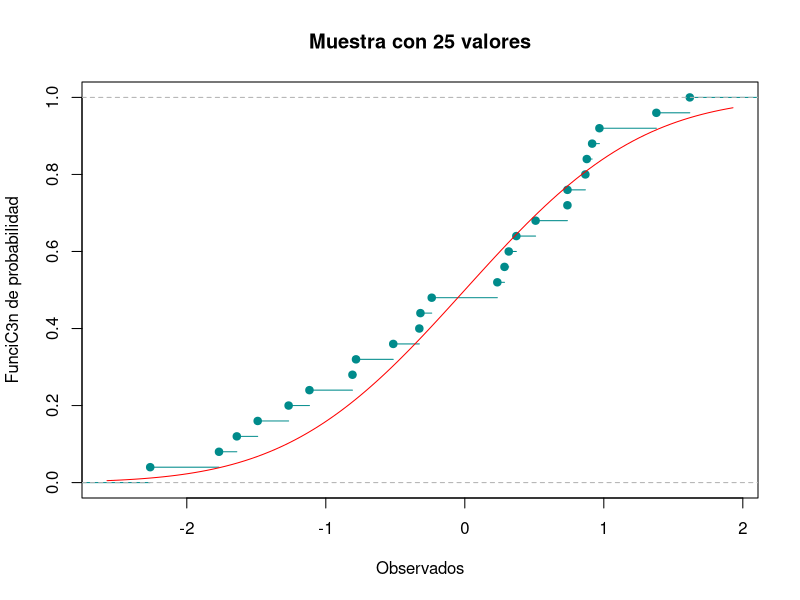
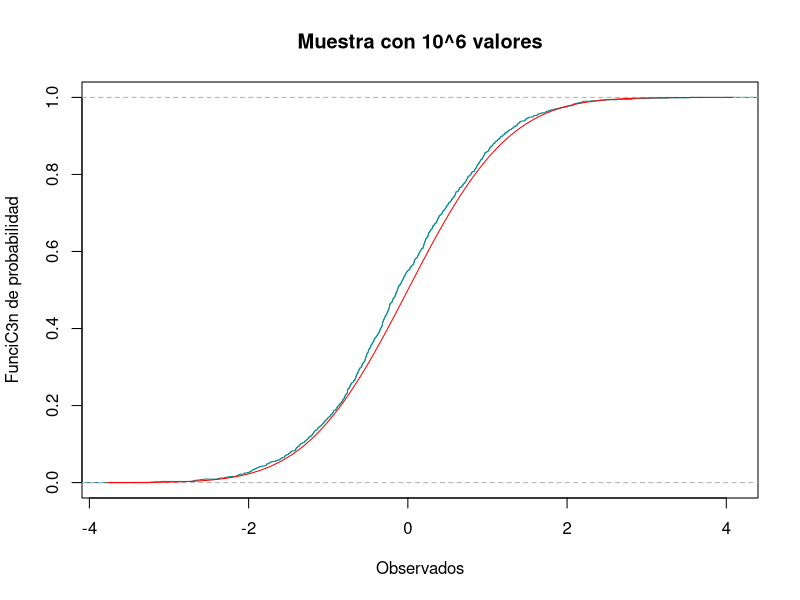

These charts were generated, in order, by the following R code:
## ---- chunk 1
knitr::opts_chunk$set(echo = TRUE)
 
## ---- chunk 2
library(nortest)
## ---- chunk 3
Dirty_data=c(0.2513, 0.2566, 0.3459, 0.6379, 2.0505, 1.803, 2.1906,
             1.5299, 0.35005, 0.3128, 1.2726, 2.3674, 2.3214, 2.4373, 0.6548)
Data=sort(Dirty_data)
## ---- chunk 4
Data
## ---- chunk 5
S2<-function(x){
  mean_aux=mean(x)
  n_aux=length(x)
  s2=0
  for (i in x){
    s2=s2+(i-mean_aux)^2
  }
  s2=s2/(n_aux-1)
  return(s2)
}

## ---- chunk 6
mean_est=mean(Data)
S2_est=S2(Data)
n=length(Data)

## ---- chunk 7
mean_est
S2_est
n
## ---- chunk 8
f_emp=ecdf(Data)
f_n=f_emp(Data)
f_r=f_n-(1/n) 
## ---- chunk 9
Z=(Data-mean_est)/sqrt(S2_est)
## ---- chunk 10
Z
## ---- chunk 11
Probas=pnorm(Z)
## ---- chunk 12
Probas
## ---- chunk 13
Di_p=abs(Probas-f_n)
Di_n=abs(Probas-f_r)
## ---- chunk 14
Visual=data.frame(Dirty_data,Data,Z,Probas,Di_p,Di_n)
## ---- chunk 15
Visual
## ---- chunk 16
D_p=max(Di_p)
D_n=max(Di_n)
## ---- chunk 17
D_p
D_n
## ---- chunk 18
Dn=max(D_p,D_n)
## ---- chunk 19
Dn
## ---- chunk 20
conf=0.90
alpha=1-conf
## ---- chunk 21
Est=0.2016
Rechazamos_H0=Dn>Est

## ---- chunk 22
Rechazamos_H0
## ---- chunk 23
p_value=lillie.test(Data)[[2]]

Rechazamos_p_value=p_value<alpha
## ---- chunk 24
p_value
Rechazamos_p_value
## ---- chunk 25
ProbasB=plnorm(Data) 
## ---- chunk 26
ProbasB
## ---- chunk 27
Di_pB=abs(ProbasB-f_n)
Di_nB=abs(ProbasB-f_r)

## ---- chunk 28
D_pB=max(Di_pB)
#Calculamos D-
D_nB=max(Di_nB)
## ---- chunk 29
DnB=max(D_pB,D_nB)
## ---- chunk 30
DnB
## ---- chunk 31
alphaB=0.01
confB=1-alpha
## ---- chunk 32
EstB=0.40420

Rechazamos_H0B=DnB>EstB

## ---- chunk 33
Rechazamos_H0B
## ---- chunk 34
p_valueB=ks.test(Data,plnorm,0,1)[[2]]

Rechazamos_p_valueB=p_valueB<alphaB
## ---- chunk 35
p_valueB
Rechazamos_p_valueB
## ---- chunk 36
intervalos <- c( "Menos de 1 semana","1<= x <2" , "2<= x <3","3<= x <4","4<= x <5","5<= x <6","6<= x <7","7<= x <8","MC!s de 8 semanas")
oi <- c(64,195,287,241,140,51,25,4,1)

tabla <- data.frame(oi,row.names = intervalos )
tabla

## ---- chunk 37
k=sum(oi)
print(k)
## ---- chunk 38
p=0.25
n=10
## ---- chunk 39
length(oi)

## ---- chunk 40
oi=c(64,195,287,241,140,51,25,4,1)
## ---- chunk 41
Probas_ejercicio4=list()
for (i in 0:8){
  if(i==8){
    Probas_ejercicio4[i+1]=pbinom(i-1,n,p,lower.tail = FALSE)
  }else{
    Probas_ejercicio4[i+1]=dbinom(i,n,p)
  }
}
Probas_ejercicio4=unlist(Probas_ejercicio4)
print(Probas_ejercicio4)

## ---- chunk 42
sum(Probas_ejercicio4)
## ---- chunk 43
ei= Probas_ejercicio4 * k 
print(ei)
## ---- chunk 44
Tabla_ji = data.frame("ci"=0:8, "oi"=oi,"pi"= Probas_ejercicio4,"ei"=ei)
print(Tabla_ji)
## ---- chunk 45
EstJi=0 
for (i in 1:9){
  EstJi=EstJi+(((oi[i]) - (ei[i]))^2)/(ei[i])
}
print(EstJi)
## ---- chunk 46
alpha_ejercicio4=0.01
conf_ejercicio4= 1- alpha_ejercicio4
## ---- chunk 47
v= length(Probas_ejercicio4) -1
print(v)
## ---- chunk 48
valor_critico=qchisq(conf_ejercicio4,df=v,lower.tail = TRUE)
## ---- chunk 49
Rechazamos_H0_p4=EstJi>valor_critico
print(Rechazamos_H0_p4)
## ---- chunk 50
p_value_p4=chisq.test(x=oi,p=Probas_ejercicio4)[[3]]
Rechazamos_p_value_p4=alpha_ejercicio4>p_value_p4
print(Rechazamos_p_value_p4)
## ---- chunk 51
set.seed(2019)
## ---- chunk 52
x_data=rnorm(25,mean=0,sd=1)
print(x_data)
## ---- chunk 53
f_empi=ecdf(x_data)
plot(f_empi, xlab="Observados", ylab="FunciC3n de probabilidad", 
     main="Muestra con 25 valores", col="darkcyan")
curve(pnorm(x), add=TRUE, col="red")
## ---- chunk 54
set.seed(2019)
## ---- chunk 55
x_dataM = rnorm(10^3)
## ---- chunk 56
f_empiM = ecdf(x_dataM)
## ---- chunk 57
plot(f_empiM, xlab="Observados", ylab="FunciC3n de probabilidad", 
     main="Muestra con 10^6 valores", col="darkcyan")
curve(pnorm(x), add=TRUE, col="red")
## ---- chunk 58
x_data_ord=sort(x_data)
f_empi_norm=f_empi(x_data_ord)
## ---- chunk 59
f_empi_des=f_empi_norm - (1/25)
## ---- chunk 60
probras_data = pnorm(x_data_ord)

## ---- chunk 61
D_data_norm = f_empi_norm - probras_data
D_data_max = max(D_data_norm)
print(D_data_max)
## ---- chunk 62
D_data_des = probras_data - f_empi_des
D_data_des_max = max(D_data_des)
print(D_data_des_max)
## ---- chunk 63
D_max= max(D_data_max,D_data_des_max)
print(D_max)
## ---- chunk 64
valores_25=data.frame(x_data,x_data_ord,probras_data,D_data_norm,D_data_des)
## ---- chunk 65
print(head(valores_25))
print(tail(valores_25))
## ---- chunk 66
x_dataM_ord = sort(x_dataM)
f_empi_M= f_empiM(x_dataM_ord)
## ---- chunk 67
f_empi_M_des = f_empi_M - (1/(10^3))
## ---- chunk 68
probas_dataM = pnorm(x_dataM_ord)
## ---- chunk 69
D_dataM_norm = f_empi_M - probas_dataM
D_dataM_norm_max = max(D_dataM_norm)
print(D_dataM_norm_max)
## ---- chunk 70
D_dataM_des = probas_dataM - f_empi_M_des
D_dataM_des_max = max(D_dataM_des)
print(D_data_des_max)

## ---- chunk 71
D_maxM = max(D_dataM_norm_max, D_data_des_max)
print(D_data_des_max)
## ---- chunk 72
valores_M=data.frame(x_dataM,x_dataM_ord,probas_dataM,D_dataM_norm,D_dataM_des)
## ---- chunk 73
print(head(valores_M))
print(tail(valores_M))
## ---- chunk 74
porcentaje=c(23,24,12,12,7,18,8,35,11)
hispanos=c(6.6,4.1,2.1,1.5,0.8,0.6,0.6,0.5,0.4)
## ---- chunk 75
paises<-data.frame(hispanos,porcentaje)
paises
## ---- chunk 76
paises$R_x = rank(paises$hispanos)
paises$R_y=rank(paises$porcentaje)
print(paises)
## ---- chunk 77
paises$diff_c = (paises$R_x - paises$R_y)^2 
estadistica= sum(paises$diff_c)
n_tamanio=length(paises$porcentaje)
## ---- chunk 78

rho_Spearman = 1 - (6 * estadistica ) / (n_tamanio*(n_tamanio^2 -1 ) )
print(rho_Spearman)
## ---- chunk 79
alpha_spear= 0.05
conf_spear = 1- alpha_spear 
## ---- chunk 80
Rechazamos_H0_spear=rho_Spearman>0.6
print(Rechazamos_H0_spear)
## ---- chunk 81
test_spear<-cor.test(porcentaje, hispanos,method="spearman",alternative="greater")
p_value=test_spear$p.value
print(p_value)
